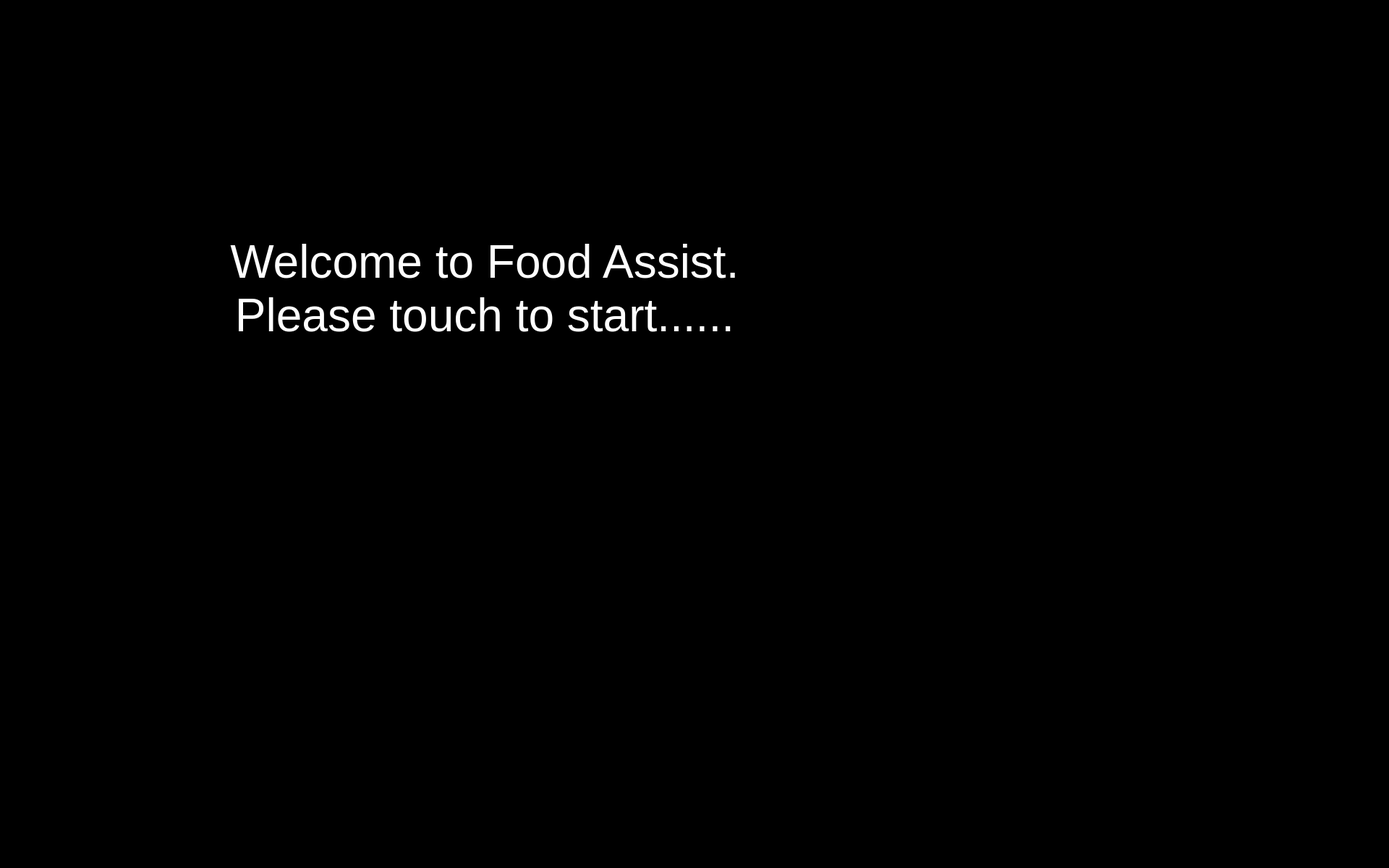
<?xml version="1.0" encoding="UTF-8"?>
<ui version="4.0">
 <class>FoodAssist</class>
 <widget class="QWidget" name="FoodAssist">
  <property name="windowModality">
   <enum>Qt::WindowModal</enum>
  </property>
  <property name="enabled">
   <bool>true</bool>
  </property>
  <property name="geometry">
   <rect>
    <x>0</x>
    <y>0</y>
    <width>1920</width>
    <height>1200</height>
   </rect>
  </property>
  <property name="sizePolicy">
   <sizepolicy hsizetype="Preferred" vsizetype="Preferred">
    <horstretch>0</horstretch>
    <verstretch>0</verstretch>
   </sizepolicy>
  </property>
  <property name="minimumSize">
   <size>
    <width>0</width>
    <height>0</height>
   </size>
  </property>
  <property name="maximumSize">
   <size>
    <width>1920</width>
    <height>1200</height>
   </size>
  </property>
  <property name="windowTitle">
   <string>Food Assist</string>
  </property>
  <property name="windowOpacity">
   <double>1.000000000000000</double>
  </property>
  <property name="styleSheet">
   <string notr="true">background-color: rgb(0, 0, 0);</string>
  </property>
  <widget class="QPushButton" name="start_button">
   <property name="enabled">
    <bool>true</bool>
   </property>
   <property name="geometry">
    <rect>
     <x>1450</x>
     <y>830</y>
     <width>200</width>
     <height>200</height>
    </rect>
   </property>
   <property name="sizePolicy">
    <sizepolicy hsizetype="Preferred" vsizetype="Preferred">
     <horstretch>0</horstretch>
     <verstretch>0</verstretch>
    </sizepolicy>
   </property>
   <property name="minimumSize">
    <size>
     <width>150</width>
     <height>150</height>
    </size>
   </property>
   <property name="maximumSize">
    <size>
     <width>200</width>
     <height>200</height>
    </size>
   </property>
   <property name="cursor">
    <cursorShape>OpenHandCursor</cursorShape>
   </property>
   <property name="focusPolicy">
    <enum>Qt::WheelFocus</enum>
   </property>
   <property name="contextMenuPolicy">
    <enum>Qt::DefaultContextMenu</enum>
   </property>
   <property name="icon">
    <iconset resource="resources/res.qrc">
     <normaloff>:/buttons/Button Start.svg</normaloff>:/buttons/Button Start.svg</iconset>
   </property>
   <property name="iconSize">
    <size>
     <width>200</width>
     <height>200</height>
    </size>
   </property>
   <property name="autoDefault">
    <bool>false</bool>
   </property>
   <property name="default">
    <bool>false</bool>
   </property>
   <property name="flat">
    <bool>true</bool>
   </property>
  </widget>
  <widget class="QWidget" name="verticalLayoutWidget">
   <property name="geometry">
    <rect>
     <x>170</x>
     <y>220</y>
     <width>1021</width>
     <height>361</height>
    </rect>
   </property>
   <layout class="QVBoxLayout" name="verticalLayout">
    <property name="sizeConstraint">
     <enum>QLayout::SetNoConstraint</enum>
    </property>
    <item>
     <widget class="QLabel" name="start_label">
      <property name="enabled">
       <bool>true</bool>
      </property>
      <property name="sizePolicy">
       <sizepolicy hsizetype="Preferred" vsizetype="Preferred">
        <horstretch>0</horstretch>
        <verstretch>0</verstretch>
       </sizepolicy>
      </property>
      <property name="minimumSize">
       <size>
        <width>510</width>
        <height>310</height>
       </size>
      </property>
      <property name="maximumSize">
       <size>
        <width>1000</width>
        <height>1000</height>
       </size>
      </property>
      <property name="font">
       <font>
        <pointsize>48</pointsize>
        <weight>50</weight>
        <italic>false</italic>
        <bold>false</bold>
        <stylestrategy>PreferDefault</stylestrategy>
        <kerning>true</kerning>
       </font>
      </property>
      <property name="frameShape">
       <enum>QFrame::NoFrame</enum>
      </property>
      <property name="frameShadow">
       <enum>QFrame::Raised</enum>
      </property>
      <property name="lineWidth">
       <number>0</number>
      </property>
      <property name="text">
       <string>&lt;html&gt;&lt;head/&gt;&lt;body&gt;&lt;p align=&quot;center&quot;&gt;&lt;span style=&quot; color:#ffffff;&quot;&gt;Welcome to Food Assist.&lt;br/&gt;Please touch to start......&lt;/span&gt;&lt;/p&gt;&lt;/body&gt;&lt;/html&gt;</string>
      </property>
      <property name="textFormat">
       <enum>Qt::AutoText</enum>
      </property>
      <property name="scaledContents">
       <bool>false</bool>
      </property>
     </widget>
    </item>
   </layout>
  </widget>
  <widget class="QLabel" name="status_watch">
   <property name="geometry">
    <rect>
     <x>1760</x>
     <y>10</y>
     <width>150</width>
     <height>150</height>
    </rect>
   </property>
   <property name="text">
    <string/>
   </property>
   <property name="pixmap">
    <pixmap resource="resources/res.qrc">:/img/Watch Off.svg</pixmap>
   </property>
  </widget>
  <widget class="QLabel" name="status_phone">
   <property name="geometry">
    <rect>
     <x>1600</x>
     <y>10</y>
     <width>150</width>
     <height>150</height>
    </rect>
   </property>
   <property name="text">
    <string/>
   </property>
   <property name="pixmap">
    <pixmap resource="resources/res.qrc">:/img/Phone Off.svg</pixmap>
   </property>
  </widget>
 </widget>
 <resources>
  <include location="resources/res.qrc"/>
 </resources>
 <connections/>
</ui>
